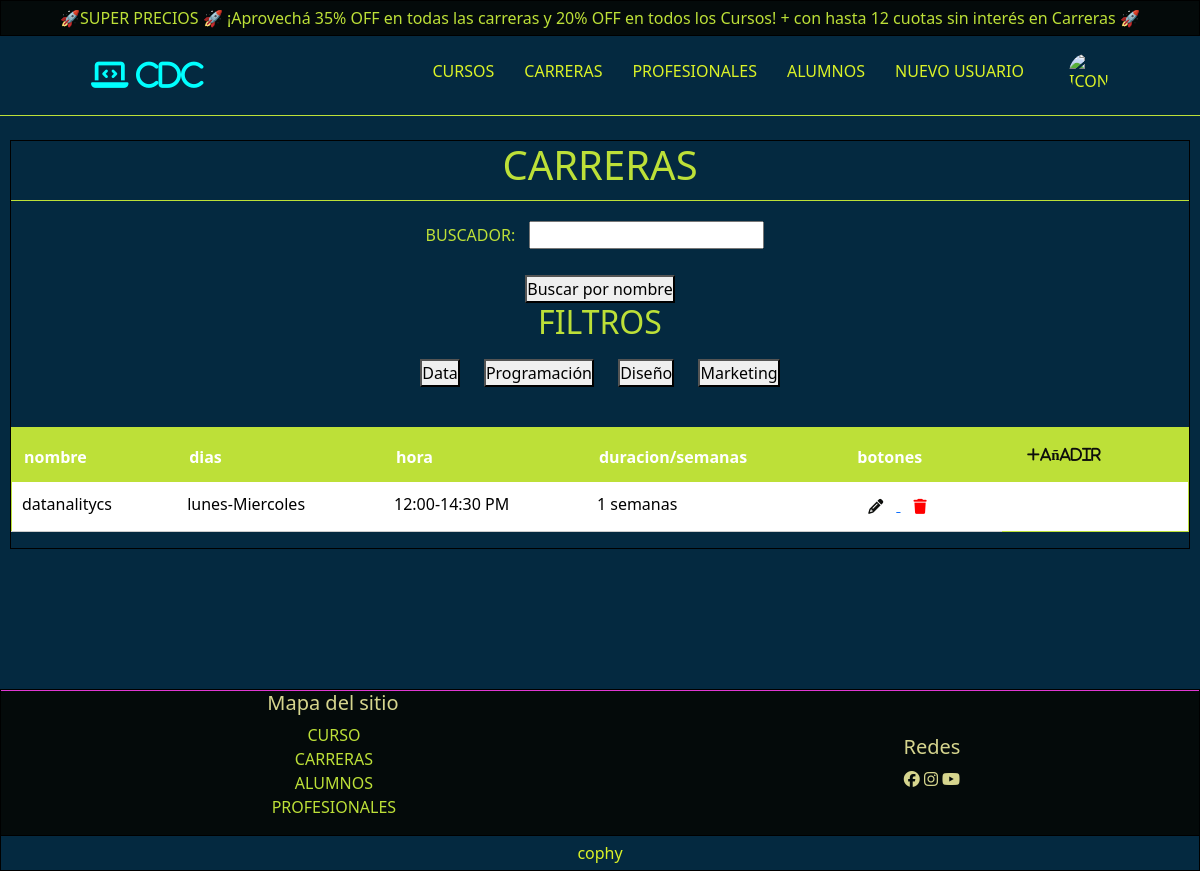
/AppSchol/carreras/ (signed in), run on an earlier commit of the app's database.
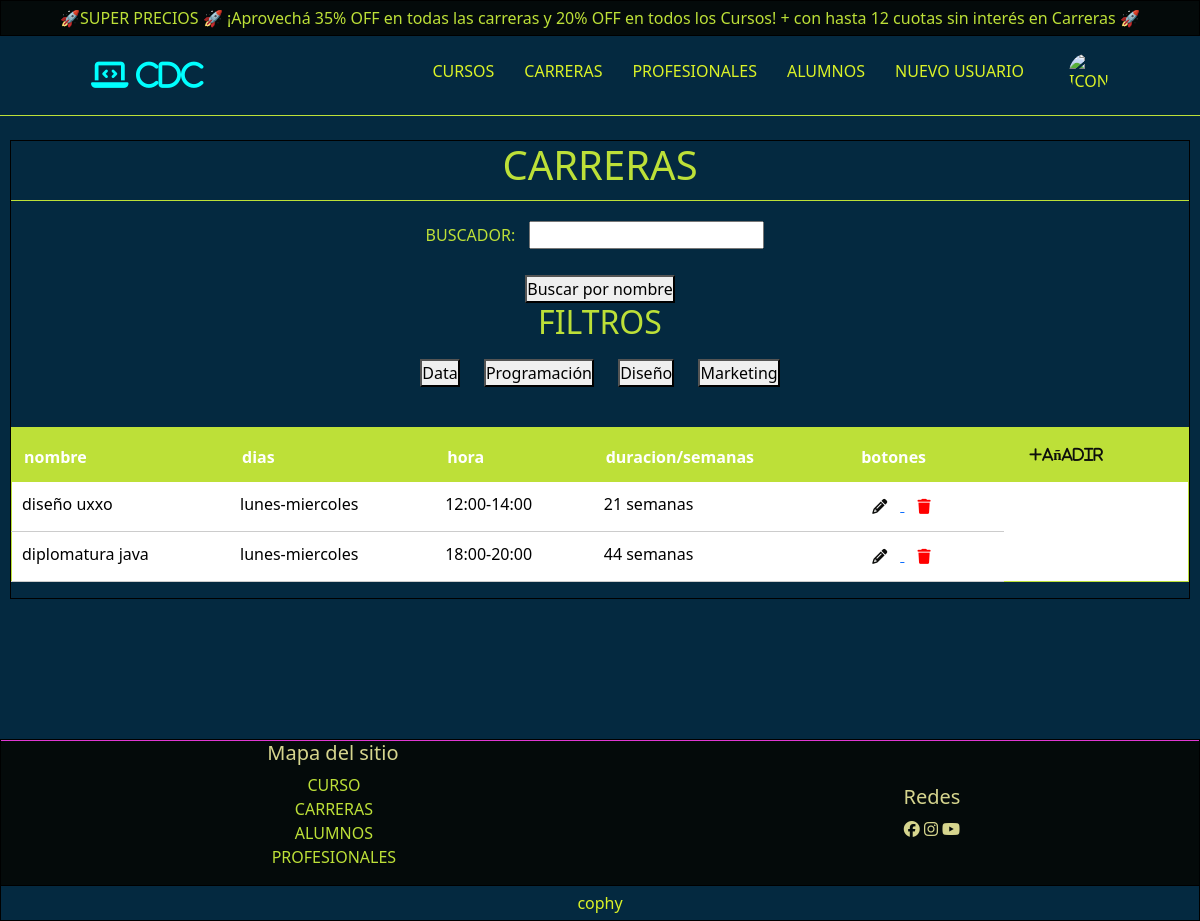
And on a later commit of the database.
### AppScholl/models.py (models this page shows, shortened)
class Asignatura(models.Model):
    nombre = models.CharField(max_length=30)
    dia = models.CharField(max_length=30, default='lunes-Miercoles')
    hora = models.CharField(max_length=30, default='12:00-14:30 PM')
    duracion = models.IntegerField(default=1)  # Cambié el valor por defecto a un entero
    tipo = models.CharField(max_length=30)
    categoria = models.CharField(max_length=30)

### AppScholl/views.py (the view, shortened to what this page needs)
# urls.py: path("carreras/",views.carreras,name='Carreras'),
def carreras(request):
    query = request.GET.get('buscador')
    filtro = request.GET.get('filtro')
    buscador = Buscar(request.GET)
    if 'reset' in request.GET:
        query = ''
        carrera = Asignatura.objects.filter(tipo='carrera')
    elif filtro:
        carrera = Asignatura.objects.filter(tipo='carrera', categoria__icontains=filtro)
    elif query:
        carrera = Asignatura.objects.filter(tipo='carrera', nombre__icontains=query)
    else:
        carrera = Asignatura.objects.filter(tipo='carrera')
    return render(request,'AppScholl/carreras.html',{'carreras':carrera,'buscar':buscador,'query': query,'filtro': filtro})

### AppScholl/forms.py
class Buscar(forms.Form):
    buscador = forms.CharField(max_length=100,required=False)

### AppScholl/templates/AppScholl/carreras.html (shortened to what this page needs)
{% extends 'AppScholl/base.html' %}
{% block contenido %}
    <main class="conteiner-main" id="carreras">
        <article class="conteiner-titulo">
            <h1>Carreras</h1>
        </article>
        <section class="seccion-buscar-filtros">
            <article class="conteiner-buscar">
              <form method="GET" action="{% url 'Carreras' %}">
                {{ buscar.as_p }}
                <button type="submit">Buscar por nombre</button>
                <article class="conteiner-filtros">
                  <h2>Filtros</h2>
                  <button type="submit" name="filtro" value="data">Data</button>
                  <button type="submit" name="filtro" value="programacion">Programación</button>
                  <button type="submit" name="filtro" value="diseño">Diseño</button>
                  <button type="submit" name="filtro" value="marketing">Marketing</button>
              </article>
              </form>
            </article>
        </section>
        {% if user.is_authenticated %}
          {% if carreras %}
            <section class="seccion-tabla">
              <table class="table">
                <thead>
                  <tr>
                    <th scope="col">nombre</th>
                    <th scope="col">dias</th>
                    <th scope="col">hora</th>
                    <th scope="col">duracion/semanas</th>
                    <th scope="col">botones</th>
                    <th scope="col"><a href="{% url 'AddCarrera' %}"><i class="fa-solid fa-plus btn-mas btn">añadir</i></a></th>
                  </tr>
                </thead>
                <tbody>
                  {% for carrera in carreras %}
                  <tr>
                    <td>{{carrera.nombre}}</td>
                    <td>{{carrera.dia}}</td>
                    <td>{{carrera.hora}}</td>
                    <td>{{carrera.duracion}} semanas</td>
                    <td>
                      {% if user.is_superuser %}
                        <a href="{% url 'ModCarrera' carrera.nombre %}">
                          <i class="fa-solid fa-pencil btn btn-mas"></i>
                        </a>
                        <form method="POST" action="{% url 'Carreras' %}" style="display:inline;"onsubmit="return confirm('¿Estás seguro de que deseas eliminar esta carrera?');">
                            <button type="submit" name="eliminar" style="border: none; background: none; cursor: pointer;" aria-label="Eliminar curso">
                                <i class="fa-solid fa-trash btn btn-mas" style="color: red;"></i>
                            </button>
                        </form>
                      {% else %}
                        <p>No tienes permisos</p>
                      {% endif %}
                    </td>
                  </tr>
                  {% endfor %}
                </tbody>
              </table>
            </section>
          {% else %}
            <p style="color: #DBF227; font-size: 25px; text-align: center;">No se encontraron carreras para el filtro seleccionado.</p>
          {% endif %}
        {% endif %}
    </main>
{% endblock contenido %}

What changed in the data, as far as the page shows it:
removed Asignatura: nombre "datanalitycs", dia "lunes-Miercoles", hora "12:00-14:30 PM", duracion "1"
added Asignatura: nombre "diseño uxxo", dia "lunes-miercoles", hora "12:00-14:00", duracion "21"
added Asignatura: nombre "diplomatura java", dia "lunes-miercoles", hora "18:00-20:00", duracion "44"
